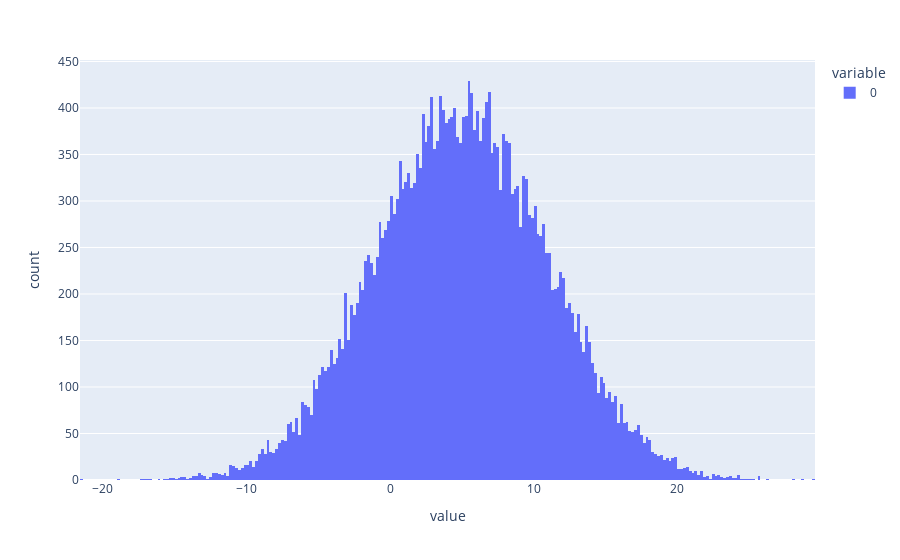

The notebook cell this image was saved under:
### Markdown cell above
## Q5: Use numpy to draw normal distribution.

### Code cell
px.histogram(np.random.normal(5,6,30000))

### Figure 1 — Plotly figure (JSON) as saved in the notebook; plotly's stock layout.template omitted (floating-point values rounded to 4 significant figures; data arrays with more than 128 entries replaced by an {"elided": "..."} marker saying what was removed)
{"data": [{"alignmentgroup": "True", "bingroup": "x", "hovertemplate": "variable=0<br>value=%{x}<br>count=%{y}<extra></extra>", "legendgroup": "0", "marker": {"color": "#636efa", "pattern": {"shape": ""}}, "name": "0", "offsetgroup": "0", "orientation": "v", "showlegend": true, "type": "histogram", "x": {"elided": "30000 float values"}, "xaxis": "x", "yaxis": "y"}], "layout": {"barmode": "relative", "legend": {"title": {"text": "variable"}, "tracegroupgap": 0}, "margin": {"t": 60}, "xaxis": {"anchor": "y", "domain": [0, 1], "title": {"text": "value"}}, "yaxis": {"anchor": "x", "domain": [0, 1], "title": {"text": "count"}}}}
